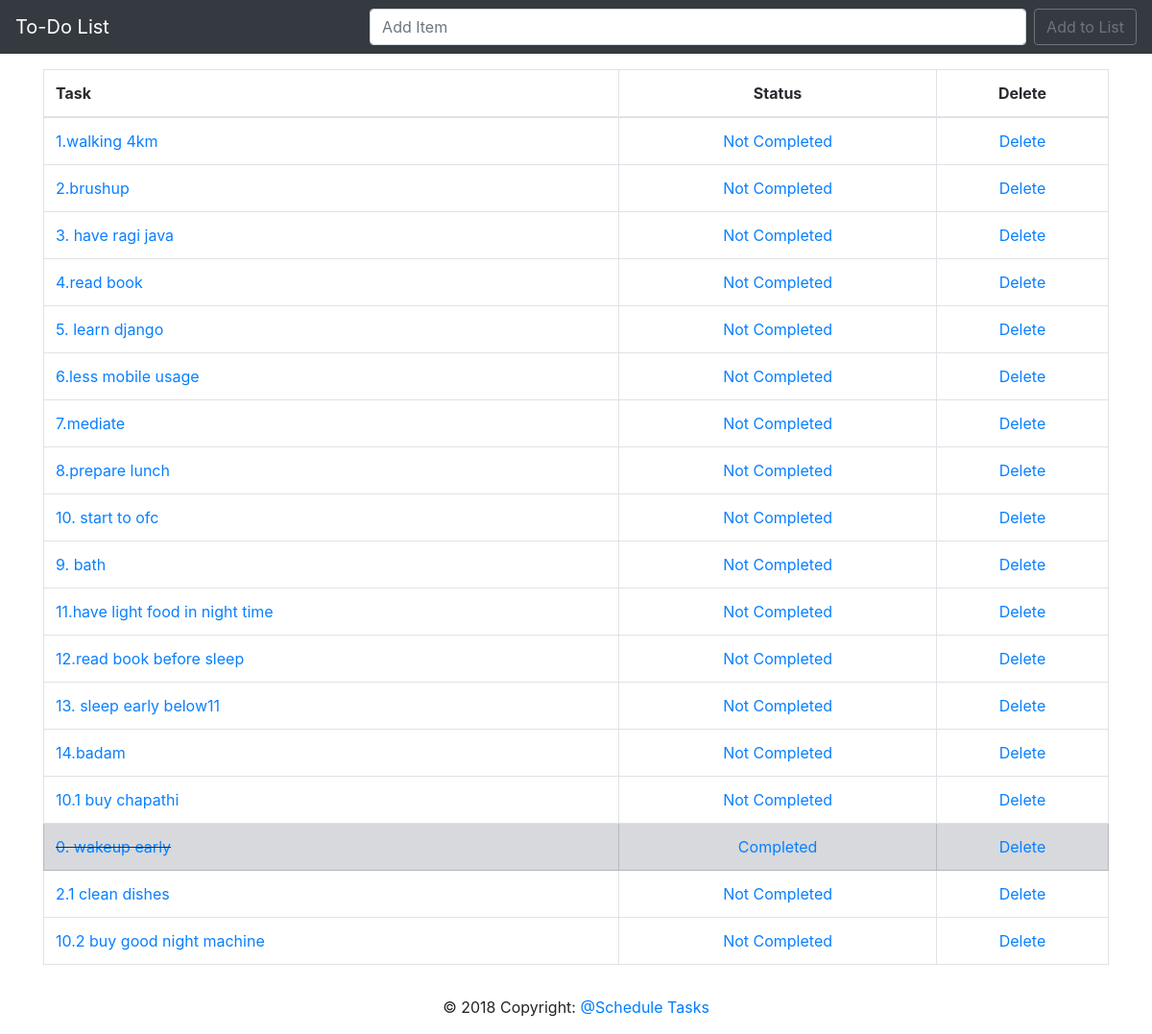
The page / on the database its author committed.
### todo_list/models.py (models this page shows, shortened)
class List(models.Model):
	item = models.CharField(max_length=200000)
	completed = models.BooleanField(default=False)

### todo_list/views.py (the view)
# urls.py: path('',views.home,name="home"),
def home(request):
    if request.method=='POST':
        form = ListForm(request.POST or None)
        if form.is_valid():
            form.save()
            all_items=List.objects.all
            messages.success(request,('Item Has Been Added to List!'))
            return render(request,'home.html',{'all_items':all_items})
    else:
        all_items=List.objects.all
        return render(request,'home.html',{'all_items':all_items})

### todo_list/templates/home.html (shortened to what this page needs)
{%extends 'base.html'%}
{%block content%}
{%if all_items%}
<table class="table table-bordered" id="t01">
  <thead>
    <tr>
    <th>Task</th>
    <th><center>Status</center></th>
    <th><center>Delete</center></th>
  </tr>
  </thead>
  <tbody>
  {%for things in all_items%}
    {%if things.completed%}
        <tr class="table-secondary">
          <td class="striker"><a href="{%url 'edit' things.id%}">{{things.item}}</a></td>
          <td><center><a href="{%url 'uncross' things.id%}">Completed</a></center></td>
          <td><center><a href="{%url 'delete' things.id%}">Delete</a></center></td>
        </tr>
     {%else%}
       <tr>
         <td><a href="{%url 'edit' things.id%}">{{things.item}}</a></td>
         <td><center><a href="{%url 'cross_off' things.id%}">Not Completed</a></center></td>
         <td><center><a href="{%url 'delete' things.id%}">Delete</a></center></td>
       </tr>
      {%endif%}
  {%endfor%}
  </tbody>
  </table>
{%endif%}
{%endblock%}

### todo_list/templates/base.html (shortened to what this page needs)
{%load static%}
<!doctype html>
<html lang="en">
  <head>
    <link rel="stylesheet" href="https://stackpath.bootstrapcdn.com/bootstrap/4.2.1/css/bootstrap.min.css">
    <link rel="stylesheet" href="{% static 'css/my_css.css' %}">
  </head>
  <body>
  <nav class="navbar navbar-expand-lg navbar-dark bg-dark fixed-top">
  <a class="navbar-brand" href="{%url 'home'%}">To-Do List</a>
  <div class="collapse navbar-collapse" id="navbarSupportedContent">
    <form class="form-inline my-2 my-lg-0" method="POST">
      <input class="form-control mr-sm-2" size="60px" type="search" placeholder="Add Item" aria-label="Search" name="item">
      <button class="btn btn-outline-secondary my-2 my-sm-0" type="submit">Add to List</button>
    </form>
  </div>
</nav
<br/>
    <div class="container">
      {%block content%}
      {%endblock%}
    </div>
  </body>
<footer class="page-footer font-small blue" >
  <div class="footer-copyright text-center py-3">© 2018 Copyright:
    <a href="https://mdbootstrap.com/education/bootstrap/"> @Schedule Tasks</a>
  </div>
</footer>
</html>

### static/css/my_css.css (style rules this page uses)
.striker { text-decoration: line-through; }
table#t01 { width: 100%; background-color: #D8F0DA; border: 1px; min-width: 100%; position: relative; opacity: 0.97; background: transparent; overflow: scroll; }
td { word-wrap: break-word; max-width: 500px; }
th { background-color:light; }

### rows shown on the page
List: item "1.walking 4km"
List: item "2.brushup"
List: item "3. have ragi java"
List: item "4.read book"
List: item "5. learn django"
List: item "6.less mobile usage"
List: item "7.mediate"
List: item "8.prepare lunch"
List: item "10. start to ofc"
List: item "9. bath"
List: item "11.have light food in night time"
List: item "12.read book before sleep"
List: item "13. sleep early below11"
List: item "14.badam"
List: item "10.1 buy chapathi"
List: item "0. wakeup early"
List: item "2.1 clean dishes"
List: item "10.2 buy good night machine"
